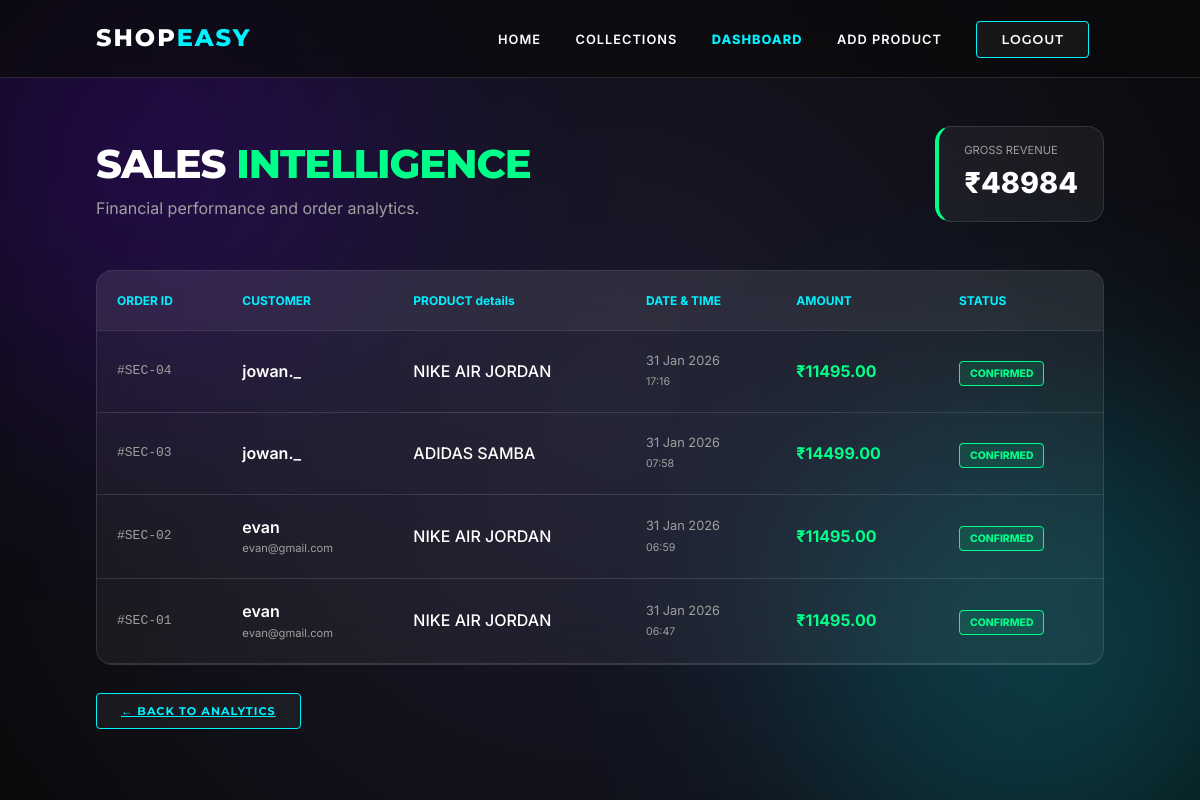
The app's page /management/sales/ (signed in) with its own data.
### main_app/models.py (models this page shows)
class Order(models.Model):
    user = models.ForeignKey(User, on_delete=models.CASCADE)
    product = models.ForeignKey(Product, on_delete=models.CASCADE)
    date_ordered = models.DateTimeField(auto_now_add=True)
    status = models.CharField(max_length=50, default='Pending')

class Product(models.Model):
    name = models.CharField(max_length=200)
    price = models.DecimalField(max_digits=10, decimal_places=2)
    description = models.TextField()
    image = models.ImageField(upload_to='products/')

### admin_app/views.py (the view)
# urls.py: path('sales/', views.sale_report, name='sale_report'),
@staff_member_required
def sale_report(request):
    total_rev = Order.objects.aggregate(total=Sum('product__price'))['total'] or 0
    context = {
        'total_revenue': total_rev,
        'recent_orders': Order.objects.all().order_by('-date_ordered')
    }
    return render(request, 'admin_app/sale_report.html', context)

### admin_app/templates/admin_app/sale_report.html
{% extends 'base.html' %}
{% block content %}
<header style="margin-bottom: 3rem; display: flex; justify-content: space-between; align-items: flex-end;">
    <div>
        <h1 style="font-size: 2.5rem;">Sales <span style="color:#00ff88">Intelligence</span></h1>
        <p style="color: var(--text-muted);">Financial performance and order analytics.</p>
    </div>
    <div class="card" style="padding: 15px 25px; border-left: 4px solid #00ff88;">
        <span style="font-size: 0.7rem; color: var(--text-muted); display: block;">GROSS REVENUE</span>
        <span style="font-size: 1.8rem; font-weight: 800; color: #fff;">₹{{ total_revenue }}</span>
    </div>
</header>
<div class="card" style="padding: 0; overflow: hidden; backdrop-filter: blur(20px);">
    <table style="width: 100%; border-collapse: collapse; text-align: left;">
        <thead>
            <tr style="background: rgba(255,255,255,0.05); border-bottom: 1px solid var(--glass-border);">
                <th style="padding: 20px; font-size: 0.75rem; color: var(--accent);">ORDER ID</th>
                <th style="padding: 20px; font-size: 0.75rem; color: var(--accent);">CUSTOMER</th>
                <th style="padding: 20px; font-size: 0.75rem; color: var(--accent);">PRODUCT details</th>
                <th style="padding: 20px; font-size: 0.75rem; color: var(--accent);">DATE & TIME</th>
                <th style="padding: 20px; font-size: 0.75rem; color: var(--accent);">AMOUNT</th>
                <th style="padding: 20px; font-size: 0.75rem; color: var(--accent);">STATUS</th>
            </tr>
        </thead>
        <tbody>
            {% for order in recent_orders %}
            <tr style="border-bottom: 1px solid var(--glass-border); transition: 0.3s;" onmouseover="this.style.background='rgba(255,255,255,0.02)'" onmouseout="this.style.background='transparent'">
                <td style="padding: 20px; font-family: monospace; color: var(--text-muted);">#SEC-0{{ order.id }}</td>
                <td style="padding: 20px;">
                    <div style="font-weight: 600;">{{ order.user.username }}</div>
                    <div style="font-size: 0.7rem; color: var(--text-muted);">{{ order.user.email }}</div>
                </td>
                <td style="padding: 20px;">
                    <span style="font-weight: 500;">{{ order.product.name }}</span>
                </td>
                <td style="padding: 20px; font-size: 0.8rem; color: var(--text-muted);">
                    {{ order.date_ordered|date:"d M Y" }}<br>
                    <small>{{ order.date_ordered|date:"H:i" }}</small>
                </td>
                <td style="padding: 20px; font-weight: 700; color: #00ff88;">₹{{ order.product.price }}</td>
                <td style="padding: 20px;">
                    <span style="background: rgba(0, 255, 136, 0.1); color: #00ff88; padding: 5px 10px; border-radius: 4px; font-size: 0.65rem; font-weight: 800; border: 1px solid #00ff88; text-transform: uppercase;">
                        Confirmed
                    </span>
                </td>
            </tr>
            {% empty %}
            <tr>
                <td colspan="6" style="padding: 40px; text-align: center; color: var(--text-muted);">No sales data recorded in the vault yet.</td>
            </tr>
            {% endfor %}
        </tbody>
    </table>
</div>
<div style="margin-top: 2rem;">
    <a href="{% url 'admin_dashboard' %}" class="btn-glass" style="font-size: 0.7rem;">← BACK TO ANALYTICS</a>
</div>
{% endblock %}

### static/css/style.css (style rules this page uses)
:root { --bg-dark: #0a0a0c; --glass: rgba(255, 255, 255, 0.05); --glass-border: rgba(255, 255, 255, 0.12); --accent: #00f2ff; --accent-secondary: #7000ff; --text-main: #ffffff; --text-muted: #a0a0a0; }
* { margin: 0; padding: 0; box-sizing: border-box; }
body { font-family: 'Inter', sans-serif; background-color: var(--bg-dark); color: var(--text-main); line-height: 1.6; min-height: 100vh; overflow-x: hidden; -webkit-font-smoothing: antialiased; }
h1, h2, h3, .logo { font-family: 'Montserrat', sans-serif; font-weight: 800; text-transform: uppercase; letter-spacing: -1px; }
.btn-glass { background: rgba(255, 255, 255, 0.05); border: 1px solid var(--accent); color: var(--accent); padding: 10px 24px; border-radius: 4px; font-family: 'Montserrat', sans-serif; font-weight: 700; text-transform: uppercase; font-size: 0.75rem; letter-spacing: 1px; cursor: pointer; transition: 0.4s cubic-bezier(0.175, 0.885, 0.32, 1.275); }
.card { background: var(--glass); backdrop-filter: blur(12px); border: 1px solid var(--glass-border); border-radius: 16px; padding: 1.5rem; transition: 0.3s ease; }
.card { transition: all 0.5s cubic-bezier(0.165, 0.84, 0.44, 1); }
:root { --accent-secondary: #7000ff; }

### records on screen
Order: id "4", user.username "jowan._", product.name "NIKE AIR JORDAN", date_ordered "31 Jan 2026", date_ordered "17:16", product.price "11495.00"
Order: id "3", user.username "jowan._", product.name "ADIDAS SAMBA", date_ordered "31 Jan 2026", date_ordered "07:58", product.price "14499.00"
Order: id "2", user.username "evan", user.email "evan@gmail.com", product.name "NIKE AIR JORDAN", date_ordered "31 Jan 2026", date_ordered "06:59", product.price "11495.00"
Order: id "1", user.username "evan", user.email "evan@gmail.com", product.name "NIKE AIR JORDAN", date_ordered "31 Jan 2026", date_ordered "06:47", product.price "11495.00"

### other values on screen
{{ total_revenue }} "48984"
